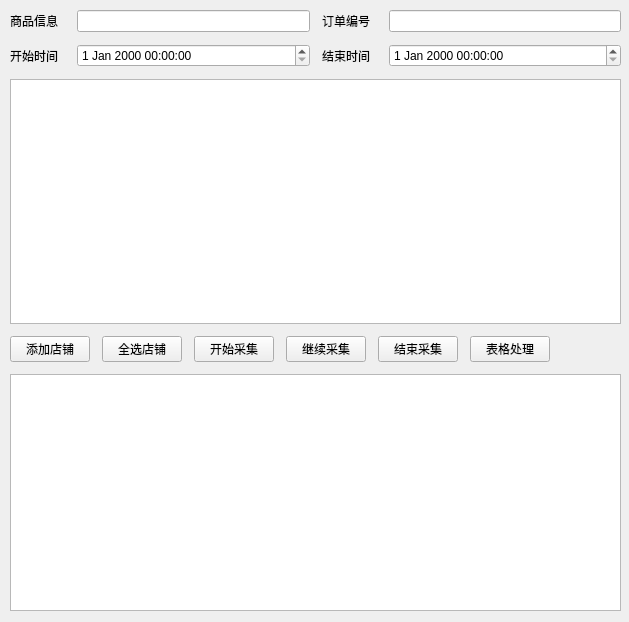
<?xml version="1.0" encoding="UTF-8"?>
<ui version="4.0">
 <class>MainWindow</class>
 <widget class="QMainWindow" name="MainWindow">
  <property name="geometry">
   <rect>
    <x>0</x>
    <y>0</y>
    <width>629</width>
    <height>622</height>
   </rect>
  </property>
  <property name="minimumSize">
   <size>
    <width>0</width>
    <height>0</height>
   </size>
  </property>
  <property name="windowTitle">
   <string>抖店助手</string>
  </property>
  <widget class="QWidget" name="centralwidget">
   <widget class="QWidget" name="">
    <property name="geometry">
     <rect>
      <x>10</x>
      <y>10</y>
      <width>611</width>
      <height>601</height>
     </rect>
    </property>
    <layout class="QVBoxLayout" name="verticalLayout">
     <property name="spacing">
      <number>12</number>
     </property>
     <item>
      <layout class="QHBoxLayout" name="horizontalLayout_2">
       <item>
        <widget class="QLabel" name="label">
         <property name="minimumSize">
          <size>
           <width>55</width>
           <height>0</height>
          </size>
         </property>
         <property name="maximumSize">
          <size>
           <width>55</width>
           <height>16777215</height>
          </size>
         </property>
         <property name="text">
          <string>商品信息</string>
         </property>
        </widget>
       </item>
       <item>
        <widget class="QLineEdit" name="goodsInfoEdit"/>
       </item>
       <item>
        <widget class="QLabel" name="label_2">
         <property name="minimumSize">
          <size>
           <width>55</width>
           <height>0</height>
          </size>
         </property>
         <property name="maximumSize">
          <size>
           <width>55</width>
           <height>16777215</height>
          </size>
         </property>
         <property name="text">
          <string>订单编号</string>
         </property>
        </widget>
       </item>
       <item>
        <widget class="QLineEdit" name="orderIdEdit"/>
       </item>
      </layout>
     </item>
     <item>
      <layout class="QHBoxLayout" name="horizontalLayout_3">
       <item>
        <widget class="QLabel" name="label_3">
         <property name="minimumSize">
          <size>
           <width>55</width>
           <height>0</height>
          </size>
         </property>
         <property name="maximumSize">
          <size>
           <width>55</width>
           <height>16777215</height>
          </size>
         </property>
         <property name="text">
          <string>开始时间</string>
         </property>
        </widget>
       </item>
       <item>
        <widget class="QDateTimeEdit" name="beginDateTimeEdit"/>
       </item>
       <item>
        <widget class="QLabel" name="label_4">
         <property name="minimumSize">
          <size>
           <width>55</width>
           <height>0</height>
          </size>
         </property>
         <property name="maximumSize">
          <size>
           <width>55</width>
           <height>16777215</height>
          </size>
         </property>
         <property name="text">
          <string>结束时间</string>
         </property>
        </widget>
       </item>
       <item>
        <widget class="QDateTimeEdit" name="endDateTimeEdit"/>
       </item>
      </layout>
     </item>
     <item>
      <widget class="QListWidget" name="listWidget">
       <property name="minimumSize">
        <size>
         <width>0</width>
         <height>245</height>
        </size>
       </property>
       <property name="selectionMode">
        <enum>QAbstractItemView::NoSelection</enum>
       </property>
       <property name="gridSize">
        <size>
         <width>0</width>
         <height>30</height>
        </size>
       </property>
      </widget>
     </item>
     <item>
      <layout class="QHBoxLayout" name="horizontalLayout">
       <item>
        <widget class="QPushButton" name="addShopBtn">
         <property name="text">
          <string>添加店铺</string>
         </property>
        </widget>
       </item>
       <item>
        <widget class="QPushButton" name="selectShopBtn">
         <property name="text">
          <string>全选店铺</string>
         </property>
        </widget>
       </item>
       <item>
        <widget class="QPushButton" name="beginCollectBtn">
         <property name="text">
          <string>开始采集</string>
         </property>
        </widget>
       </item>
       <item>
        <widget class="QPushButton" name="continueCollectBtn">
         <property name="text">
          <string>继续采集</string>
         </property>
        </widget>
       </item>
       <item>
        <widget class="QPushButton" name="stopCollectBtn">
         <property name="text">
          <string>结束采集</string>
         </property>
        </widget>
       </item>
       <item>
        <widget class="QPushButton" name="excelBtn">
         <property name="text">
          <string>表格处理</string>
         </property>
        </widget>
       </item>
       <item>
        <spacer name="horizontalSpacer">
         <property name="orientation">
          <enum>Qt::Horizontal</enum>
         </property>
         <property name="sizeHint" stdset="0">
          <size>
           <width>40</width>
           <height>20</height>
          </size>
         </property>
        </spacer>
       </item>
      </layout>
     </item>
     <item>
      <widget class="QTextEdit" name="logEdit">
       <property name="enabled">
        <bool>true</bool>
       </property>
       <property name="readOnly">
        <bool>true</bool>
       </property>
      </widget>
     </item>
    </layout>
   </widget>
  </widget>
 </widget>
 <resources/>
 <connections/>
</ui>
